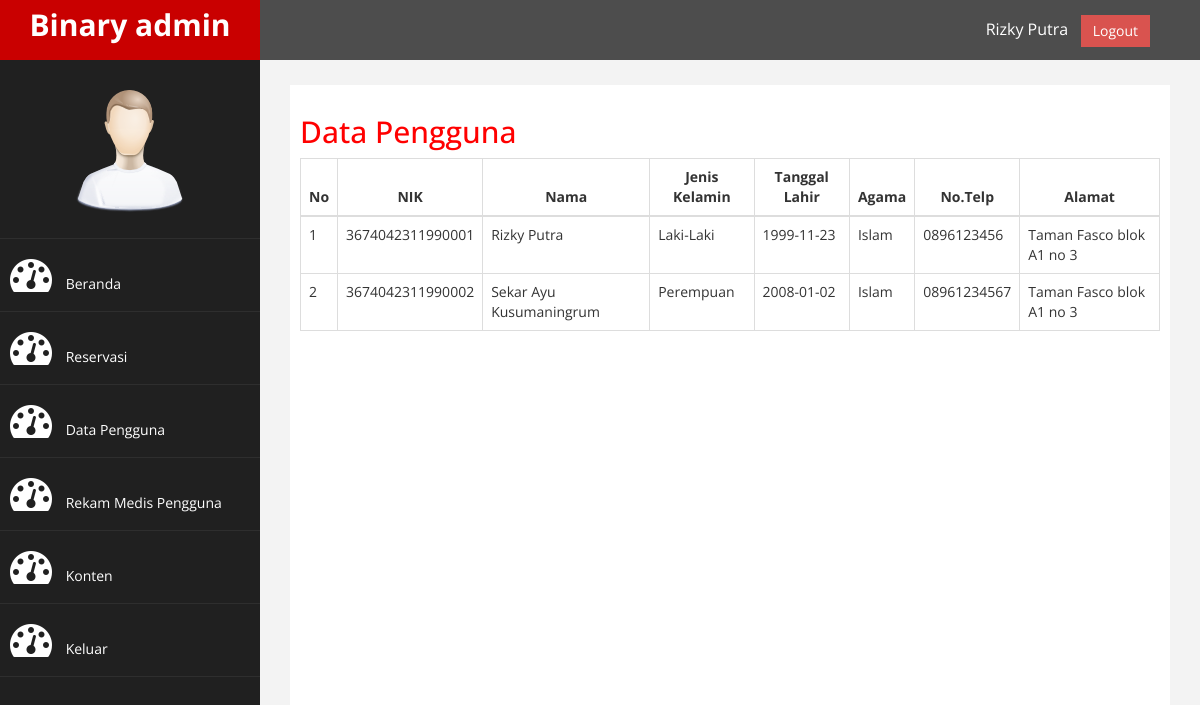
/admin/index.php?halaman=datapengguna (signed in), run on the app's committed database.
### tables this page shows
CREATE TABLE `user` (
  `id_user` int(10) NOT NULL,
  `nik` varchar(16) NOT NULL,
  `password_user` varchar(25) NOT NULL,
  `nama` varchar(50) NOT NULL,
  `tgl_lahir` date NOT NULL,
  `tmp_lahir` varchar(50) NOT NULL,
  `jk` enum('Laki-Laki','Perempuan','','') NOT NULL,
  `agama` enum('Islam','Kristen','Konghucu','Hindu','Budha','','') NOT NULL,
  `telp` varchar(15) NOT NULL,
  `alamat` text NOT NULL
);

### admin/datapengguna.php (the view)
<h2>Data Pengguna</h2>
<table class="table table-bordered">
    <thead>
        <tr>
            <th>
                <center>No</center>
            </th>
            <th>
                <center>NIK</center>
            </th>
            <th>
                <center>Nama</center>
            </th>
            <th>
                <center>Jenis Kelamin</center>
            </th>
            <th>
                <center>Tanggal Lahir</center>
            </th>
            <th>
                <center>Agama</center>
            </th>
            <th>
                <center>No.Telp</center>
            </th>
            <th>
                <center>Alamat</center>
            </th>
        </tr>
    </thead>
    <tbody>
        <?php $nomor = 1; ?>
        <?php $ambil = $koneksi->query("SELECT * FROM user"); ?>
        <?php while ($pecah = $ambil->fetch_assoc()) { ?>
            <tr>
                <td><?php echo $nomor; ?></td>
                <td><?php echo $pecah['nik']; ?></td>
                <td><?php echo $pecah['nama']; ?></td>
                <td><?php echo $pecah['jk']; ?></td>
                <td><?php echo $pecah['tgl_lahir']; ?></td>
                <td><?php echo $pecah['agama']; ?></td>
                <td><?php echo $pecah['telp']; ?></td>
                <td><?php echo $pecah['alamat']; ?></td>
            </tr>
            <?php $nomor++; ?>
        <?php } ?>
    </tbody>

### admin/assets/css/custom.css (style rules this page uses)
body { font-family: 'Open Sans', sans-serif; }
h2 { color: #f00; }

### data on the page
user: nik "3674042311990001", nama "Rizky Putra", jk "Laki-Laki", tgl_lahir "1999-11-23", agama "Islam", telp "0896123456", alamat "Taman Fasco blok A1 no 3"
user: nik "3674042311990002", nama "Sekar Ayu Kusumaningrum", jk "Perempuan", tgl_lahir "2008-01-02", agama "Islam", telp "08961234567", alamat "Taman Fasco blok A1 no 3"

### other printed values
$_SESSION['nama_admin'] "Rizky Putra"
